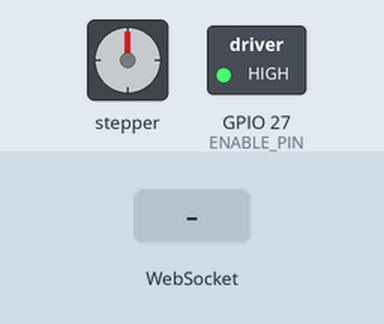
Simulated run of this sketch. Board: ESP32. On the bench: stepper motor, switched loads named in the sketch (green lamp = pin HIGH). The inputs (shaded band) are chosen by the test bench. WiFi joins after 1.5 s; servers stay silent unless stated; stepper angles assume 200 steps per turn; what the sketch prints to the serial monitor is not drawn.

Above: at 2.7 s.
2.8 s: WebSocket text "DOWN 150" received
At 4.8 s:
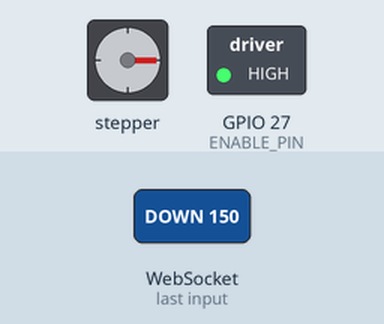
5.2 s: WebSocket text "UP" received
At 5.35 s:
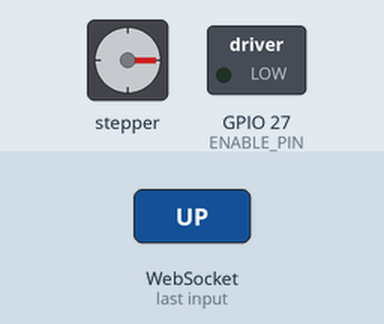
8.2 s: WebSocket text "DOWN" received
At 8.65 s:
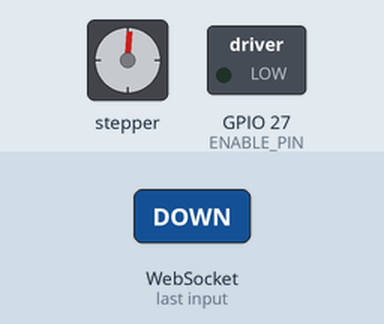
11.2 s: WebSocket text "STOP" received
At 11.9 s:
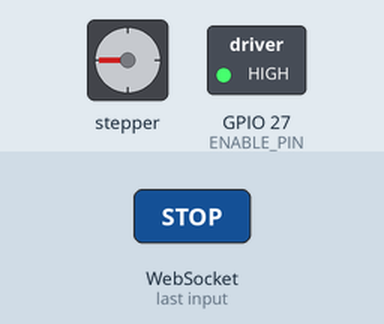
12.7 s: WebSocket text "DOWN 150" received
At 14.2 s:
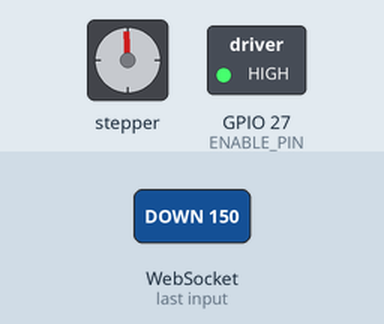
14.5 s: WebSocket text "UP" received
At 14.65 s:
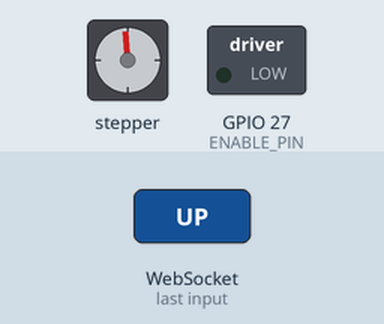
Timing chart, 0 to 21.1 s (numbered marks = the images above; inputs shaded):
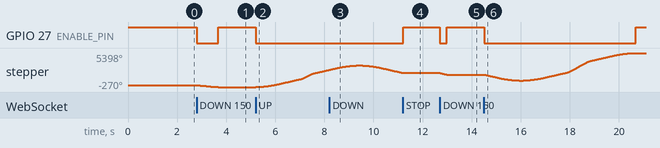

Measured:
- after the input at 2.8 s, GPIO 27 (ENABLE_PIN): HIGH → LOW at once, → HIGH 0.88 s later; stepper: turns 270° counter-clockwise in 0.88 s, starting at once
- after the input at 5.2 s, GPIO 27 (ENABLE_PIN): HIGH → LOW at once; stepper: keeps turning clockwise at about 959°/s, starting at once
- after the input at 8.2 s, GPIO 27 (ENABLE_PIN): stays LOW (without the input it goes to HIGH after 1.2 s)
- after the input at 11.2 s, GPIO 27 (ENABLE_PIN): LOW → HIGH at once
- after the input at 12.7 s, GPIO 27 (ENABLE_PIN): HIGH → LOW at once, → HIGH 0.29 s later; stepper: turns 270° counter-clockwise in 0.29 s, starting at once
- after the input at 14.5 s, GPIO 27 (ENABLE_PIN): HIGH → LOW at once, → HIGH 6.2 s later; stepper: turns 992° counter-clockwise in 1.5 s, then 4592° clockwise in 4.6 s

The sketch:

esp32.ino
```cpp
#include <WiFi.h>
#include <AsyncTCP.h>
#include <ESPAsyncWebServer.h>
#include <AccelStepper.h>

// ===== Configuración de pines para el motor =====
#define STEP_PIN   14
#define DIR_PIN    12
#define ENABLE_PIN 27

// WiFi
const char* ssid = "TU WIFI";
const char* password = "TU CONTRASEÑA";

// Crear servidor web en el puerto 80 y un WebSocket en "/ws"
AsyncWebServer server(80);
AsyncWebSocket ws("/ws");

// Crear objeto para el motor usando AccelStepper
AccelStepper stepper(AccelStepper::DRIVER, STEP_PIN, DIR_PIN);
bool motorEnabled = false;

// Valor por defecto de movimiento en pasos
const int defaultDistance = 2000;

// Función para extraer el valor numérico de un mensaje
int extractDistance(String msg) {
  int spaceIdx = msg.indexOf(' ');
  if (spaceIdx != -1) {
    String param = msg.substring(spaceIdx + 1);
    int dist = param.toInt();
    if (dist != 0)
      return dist;
  }
  return defaultDistance;
}

// Función para manejar eventos del WebSocket
void onWsEvent(AsyncWebSocket *server, AsyncWebSocketClient *client, AwsEventType type,
               void *arg, uint8_t *data, size_t len) {
  if (type == WS_EVT_DATA) {
    String msg = "";
    for (size_t i = 0; i < len; i++) {
      msg += (char)data[i];
    }
    Serial.printf("Mensaje WS recibido: %s\n", msg.c_str());

    // Interpretar comandos
    if (msg.startsWith("UP")) {
      int distance = extractDistance(msg);
      digitalWrite(ENABLE_PIN, LOW); // Activa el motor
      motorEnabled = true;
      stepper.moveTo(stepper.currentPosition() + distance);
    } else if (msg.startsWith("DOWN")) {
      int distance = extractDistance(msg);
      digitalWrite(ENABLE_PIN, LOW);
      motorEnabled = true;
      stepper.moveTo(stepper.currentPosition() - distance);
    } else if (msg.startsWith("STOP")) {
      stepper.stop();
      digitalWrite(ENABLE_PIN, HIGH);
      motorEnabled = false;
      ws.textAll("DONE");
    }
  }
}

void setup() {
  Serial.begin(115200);

  // Configurar pin ENABLE (LOW activa el driver)
  pinMode(ENABLE_PIN, OUTPUT);
  digitalWrite(ENABLE_PIN, HIGH); // Motor deshabilitado inicialmente

  // Configurar motor
  stepper.setMaxSpeed(2000);
  stepper.setAcceleration(750);

  // Conectar a WiFi
  WiFi.begin(ssid, password);
  Serial.print("Conectando a WiFi");
  while (WiFi.status() != WL_CONNECTED) {
    delay(500);
    Serial.print(".");
  }
  Serial.println("\nWiFi conectado");
  Serial.println(WiFi.localIP());

  // Configurar WebSocket
  ws.onEvent(onWsEvent);
  server.addHandler(&ws);

  // Servir página web básica
  server.on("/", HTTP_GET, [](AsyncWebServerRequest *request){
    request->send(200, "text/html",
      "<html><head><title>Control de Motor</title></head><body>"
      "<h1>Control de Motor Nema 17</h1>"
      "<p>Ejemplos: 'UP 2500' o 'DOWN 1500'</p>"
      "<button onclick=\"ws.send('UP')\">Subir (default)</button> "
      "<button onclick=\"ws.send('DOWN')\">Bajar (default)</button> "
      "<button onclick=\"ws.send('STOP')\">Parar</button>"
      "<script>var ws=new WebSocket('ws://'+location.hostname+'/ws');</script>"
      "</body></html>");
  });

  server.begin();
}

void loop() {
  // Ejecuta el movimiento del motor si está activo
  if (motorEnabled) {
    stepper.run();
    // Cuando se alcanza la posición, deshabilitar motor y notificar
    if (stepper.distanceToGo() == 0) {
      digitalWrite(ENABLE_PIN, HIGH);
      motorEnabled = false;
      Serial.println("Movimiento completado, motor desactivado");
      ws.textAll("DONE");
    }
  }
}
```
